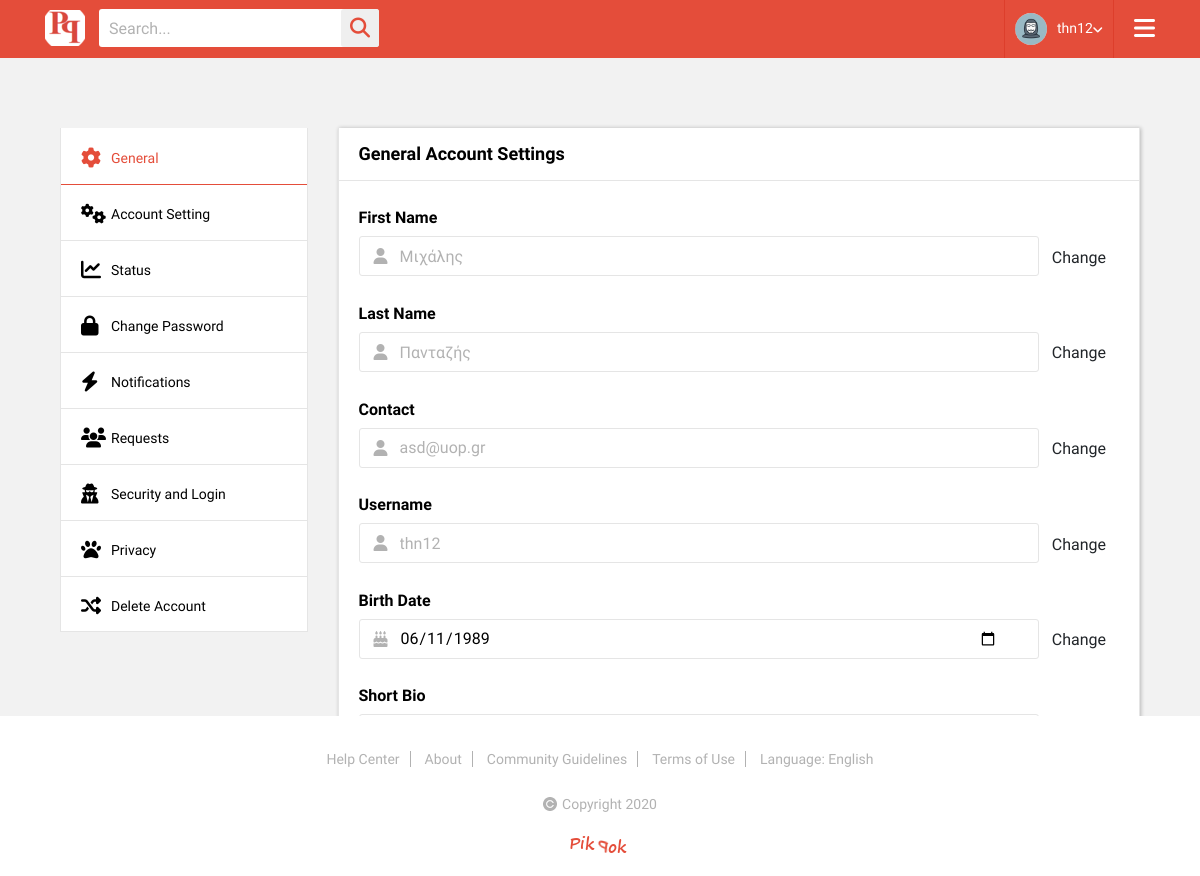
The app's page /profile-account-setting.php (signed in) with its own data.
### tables this page shows
CREATE TABLE `members` (
  `username` varchar(100) NOT NULL,
  `password` mediumtext NOT NULL,
  `fname` varchar(100) NOT NULL,
  `lname` varchar(100) NOT NULL,
  `email` varchar(100) NOT NULL,
  `date_of_registration` date NOT NULL,
  `id` int(30) NOT NULL,
  `sex` tinyint(1) DEFAULT NULL,
  `date_of_birth` date DEFAULT NULL,
  `profile_pic` varchar(100) DEFAULT NULL,
  `picture_path` varchar(100) DEFAULT NULL,
  `bio` text DEFAULT NULL
);

### profile-account-setting.php (the view, shortened to what this page needs)
<?php
require('db/db.php');
$username = $_SESSION['username'];
mysqli_set_charset($con,"utf8");
$query = "SELECT * FROM members WHERE username='$username'";
$result = mysqli_query($con, $query);
$row = mysqli_fetch_array($result);
$fname = $row['fname'];
$lname = $row['lname'];
$email = $row['email'];
$date_of_birth = $row['date_of_birth'];
?>
<!DOCTYPE html>
<html>
<head>
	<link rel="stylesheet" type="text/css" href="css/animate.css">
	<link rel="stylesheet" type="text/css" href="css/bootstrap.min.css">
	<link rel="stylesheet" type="text/css" href="css/jquery.mCustomScrollbar.min.css">
	<link rel="stylesheet" type="text/css" href="lib/slick/slick.css">
	<link rel="stylesheet" type="text/css" href="lib/slick/slick-theme.css">
	<link rel="stylesheet" type="text/css" href="css/style.css">
	<link rel="stylesheet" type="text/css" href="css/responsive.css">
</head>
<body oncontextmenu="return false;">
	<div class="wrapper">
		<header>
			<div class="container">
				<div class="header-data">
					<div class="logo">
						<a href="index.php" title=""><img src="images/logo.png" alt=""></a>
					</div>
					<div class="search-bar">
						<form method="get" action="index.php">
							<input type="text" name="search" placeholder="Search...">
							<button type="submit"><i class="fa fa-search"></i></button>
						</form>
					</div>
					<div class="menu-btn">
						<a href="#" title=""><i class="fa fa-bars"></i></a>
					</div>
				<?php
				if(isset($_SESSION['username'])) {
				$uname = $_SESSION['username'];
				$query_picture = "SELECT picture_path, profile_pic FROM members WHERE username = '$uname'";
				$result_picture = mysqli_query($con, $query_picture);
				$row_picture = mysqli_fetch_array($result_picture);
				$picture_path = $row_picture['picture_path'];
				$picture_name = $row_picture['profile_pic'];
				echo "
					<div class='user-account'>
						<div class='user-info'>
							<img style=\"width:32px; height:32px;\" src=\"".$picture_path.$picture_name."\" alt=\"users photo\"/>
							<a href='profile3.php' title=''>";?>
							<?php if(isset($_SESSION['username']))  echo $_SESSION['username'];
							echo "</a>
							<i class='fa fa-angle-down'></i>
						</div>
						<div class='user-account-settingss'>
							<h3>Online Status</h3>
							<ul class='on-off-status'>
								<li>
									<div class='fgt-sec'>
										<input type='radio' name='cc' id='c5'>
										<label for='c5'>
											<span></span>
										</label>
										<small>Online</small>
									</div>
								</li>
								<li>
									<div class='fgt-sec'>
										<input type='radio' name='cc' id='c6'>
										<label for='c6'>
											<span></span>
										</label>
										<small>Offline</small>
									</div>
								</li>
							</ul>
							<h3>Custom Status</h3>
							<div class='search_form'>
								<form>
									<input type='text' name='search'>
									<button type='submit'>Ok</button>
								</form>
							</div>
							<h3>Setting</h3>
							<ul class='us-links'>
								<li><a href='profile3.php' title=''>My Profile</a></li>
								<li><a href='profile-account-setting.php' title=''>Account Setting</a></li>
								<li><a href='privacy_policy.php' title=''>Privacy</a></li>
								<li><a href='termsofuse.php' title=''>Terms & Conditions</a></li>
							</ul>
							<h3 class='tc'><a href='db/logout.php' title=''>Logout</a></h3>
						</div>
					</div>
					";
				}
					else
						echo "<div class='user-account'>
						<div class='user-info' style='margin-left:auto; margin-right:auto;'>
							<a href='signin.php' title=''> <i class='fa fa-sign-in fa-lg'></i> Sign In</a>
						</div>
					";
			?>
				</div>
			</div>
		</header>
		<section class="profile-account-setting">
			<div class="container">
				<div class="account-tabs-setting">
					<div class="row">
						<div class="col-lg-3">
							<div class="acc-leftbar">
								<div class="nav nav-tabs" id="nav-tab" role="tablist">
								    <a class="nav-item nav-link active" id="nav-acc-tab" data-toggle="tab" href="#nav-acc" role="tab" aria-controls="nav-acc" aria-selected="false"><i class="fa fa-cog"></i>General</a>
								    <a class="nav-item nav-link" id="nav-blockking-tab" data-toggle="tab" href="#general" role="tab" aria-controls="nav-general-tab" aria-selected="true"><i class="fa fa-cogs"></i>Account Setting</a>
								    <a class="nav-item nav-link" id="nav-status-tab" data-toggle="tab" href="#nav-status" role="tab" aria-controls="nav-status" aria-selected="false"><i class="fa fa-line-chart"></i>Status</a>
								    <a class="nav-item nav-link" id="nav-password-tab" data-toggle="tab" href="#nav-password" role="tab" aria-controls="nav-password" aria-selected="false"><i class="fa fa-lock"></i>Change Password</a>
								    <a class="nav-item nav-link" id="nav-notification-tab" data-toggle="tab" href="#nav-notification" role="tab" aria-controls="nav-notification" aria-selected="false"><i class="fa fa-flash"></i>Notifications</a>
								    <a class="nav-item nav-link" id="nav-privcy-tab" data-toggle="tab" href="#privcy" role="tab" aria-controls="privacy" aria-selected="false"><i class="fa fa-group"></i>Requests</a>
								    <a class="nav-item nav-link" id="security" data-toggle="tab" href="#security-login" role="tab" aria-controls="security-login" aria-selected="false"><i class="fa fa-user-secret"></i>Security and Login</a>
								    <a class="nav-item nav-link" id="nav-privacy-tab" data-toggle="tab" href="#privacy" role="tab" aria-controls="privacy" aria-selected="false"><i class="fa fa-paw"></i>Privacy</a>
								    <a class="nav-item nav-link" id="nav-deactivate-tab" data-toggle="tab" href="#nav-deactivate" role="tab" aria-controls="nav-deactivate" aria-selected="false"><i class="fa fa-random"></i>Delete Account</a>
								  </div>
							</div>
						</div>
						<div class="col-lg-9">
							<div class="tab-content" id="nav-tabContent">
								<div class="tab-pane fade show active" id="nav-acc" role="tabpanel" aria-labelledby="nav-acc-tab">
									<div class="acc-setting">
										<h3>General Account Settings</h3>
										<form id="settings-form" name="settings-form" method="post" action="db/change_settings.php" >
											<div class="cp-field">
												<h5>First Name</h5>
												<div class="cpp-fiel">
													<table>
														<th style="width:100%;">
															<input type="text" name="fname" placeholder="<?php echo $fname; ?>"/>
														</th>
														<th style="">
															<button class="btn" type="submit">Change</button>
														</th>
													</table>
													<i class="fa fa-user"></i>
												</div>
											</div>
											<div class="cp-field">
												<h5>Last Name</h5>
												<div class="cpp-fiel">
													<table>
														<th style="width:100%;">
															<input type="text" name="lname" placeholder="<?php echo $lname; ?>"/>
														</th>
														<th style="">
															<button class="btn penciled" type="submit">Change</button>
														</th>
													</table>
													<i class="fa fa-user"></i>
												</div>
											</div>
											<div class="cp-field">
												<h5>Contact</h5>
												<div class="cpp-fiel">
													<table>
														<th style="width:100%;">
															<input type="text" name="email" placeholder="<?php echo $email; ?>"/>
														</th>
														<th style="">
															<button class="btn" type="submit">Change</button>
														</th>
													</table>
													<i class="fa fa-user"></i>
												</div>
											</div>
											<div class="cp-field">
												<h5>Username</h5>
												<div class="cpp-fiel">
													<table>
														<th style="width:100%;">
															<input type="text" name="username" placeholder="<?php echo $username; ?>"/>
														</th>
														<th style="">
															<button class="btn" type="submit">Change</button>
														</th>
													</table>
													<i class="fa fa-user"></i>
												</div>
											</div>
											<div class="cp-field">
												<h5>Birth Date</h5>
												<div class="cpp-fiel">
													<table>
														<th style="width:100%;">
															<input type="date" name="bdate" placeholder="<?php echo $date_of_birth; ?>" value="<?php echo $date_of_birth; ?>"/>
														</th>
														<th style="">
															<button class="btn" type="submit">Change</button>
														</th>
													</table>
													<i class="fa fa-birthday-cake"></i>
												</div>
											</div>
											<div class="cp-field">
												<h5>Short Bio</h5>
												<div class="cpp-fiel">
													<table>
														<th style="width:100%;">
														</th>
														<th style="">
															<button class="btn" type="submit">Change</button>
														</th>
													</table>
												</div>
											</div>
											<div class="save-stngs pd3"></div>
										</form>
									</div>
								</div>
							</div>
						</div>
					</div>
				</div>
			</div>
		</section>
		<footer class="fixed-bottom">
			<div class="footy-sec mn no-margin">
				<div class="container">
					<ul>
						<li><a href="help_center.php" title="">Help Center</a></li>
						<li><a href="about.php" title="">About</a></li>
						<li><a href="community_guidelines.php" title="">Community Guidelines</a></li>
						<li><a href="termsofuse.php" title="">Terms of Use</a></li>
						<li><a href="#" title="">Language: English</a></li>
					</ul>
					<p><img src="images/copy-icon2.png" alt="">Copyright <script type="text/javascript">document.write(new Date().getFullYear());</script></p>
					<img class="fl-rgt" src="images/logo2.png" alt="">
				</div>
			</div>
		</footer>
	</div>
</body>
</html>

### css/responsive.css (style rules this page uses)
@media (max-width: 1200px) { .menu-btn { display: block; } }
@media (max-width: 1200px) { .footy-sec ul { width: 100%;text-align: center; } }
@media (max-width: 1200px) { .fl-rgt { float: none;margin-top: 0;padding-bottom: 20px;width: auto;padding-right: 0; } }
@media (max-width: 1200px) { .footy-sec.mn p { margin-top: 0;padding-bottom: 20px; } }
@media (max-width: 1200px) { .footy-sec.mn ul { padding: 30px 0 25px 0; } }
@media (max-width: 1200px) { .footy-sec p { width: 100%;text-align: center;margin-top: 15px; } }
@media (max-width: 1200px) { .footy-sec p img { float: none;top: 2px; } }
@media (max-width: 1200px) { .footy-sec { text-align: center; } }
@media (max-width: 1200px) { .acc-leftbar .nav-tabs > a i { width: 30px; } }
@media (max-width: 1200px) { .acc-leftbar .nav-tabs > a { font-size: 14px; } }

### records on screen
members: picture_path+profile_pic (placeholder picture), fname "Μιχάλης", lname "Πανταζής", email "asd@uop.gr", bdate "06/11/1989"

### other values on screen
$_SESSION['username'] "thn12"
